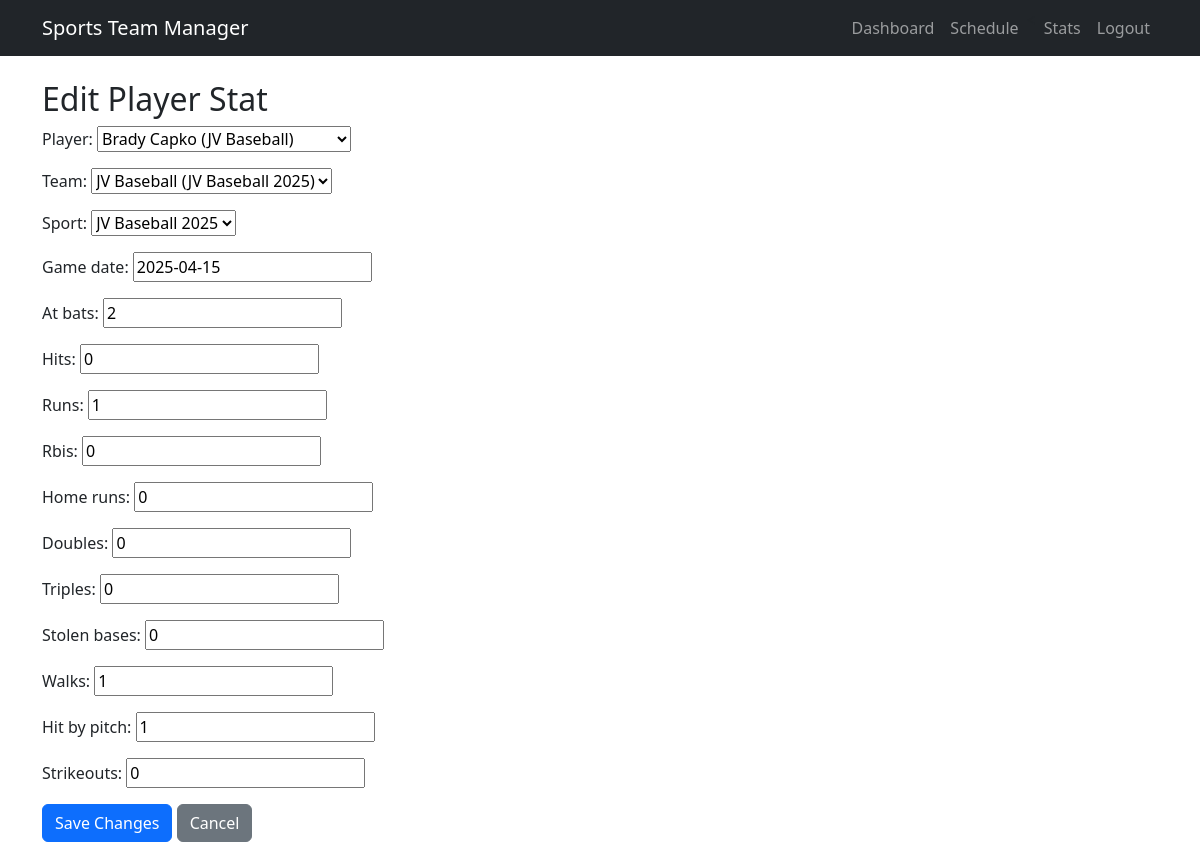
Screenshot of /player-stat/59/edit/ (signed in) with the database file from the repository.
### users/models.py (models this page shows, shortened)
class PlayerStat(models.Model):
    player = models.ForeignKey(Player, on_delete=models.CASCADE)
    team = models.ForeignKey(Team, on_delete=models.CASCADE)
    sport = models.ForeignKey(Sport, on_delete=models.CASCADE)
    game_date = models.DateField()
    at_bats = models.PositiveIntegerField(default=0)
    hits = models.PositiveIntegerField(default=0)
    runs = models.PositiveIntegerField(default=0)
    rbis = models.PositiveIntegerField(default=0)
    home_runs = models.PositiveIntegerField(default=0)
    doubles = models.PositiveIntegerField(default=0)
    triples = models.PositiveIntegerField(default=0)
    stolen_bases = models.PositiveIntegerField(default=0)
    walks = models.PositiveIntegerField(default=0)
    hit_by_pitch = models.PositiveIntegerField(default=0)
    strikeouts = models.PositiveIntegerField(default=0)

class Player(models.Model):
    full_name = models.CharField(max_length=100)
    team = models.ForeignKey(Team, on_delete=models.CASCADE)
    position = models.CharField(max_length=50)
    user = models.ForeignKey(
        settings.AUTH_USER_MODEL,
        on_delete=models.SET_NULL,
        null=True,
        blank=True  # <== Important: allows optional
    )
    def __str__(self):
        team_name = self.team.name if self.team else "No Team"
        return f"{self.full_name} ({team_name})"

### users/views.py (the view)
# urls.py: path('player-stat/<int:stat_id>/edit/', views.edit_player_stat, name='edit_player_stat'),
@login_required
def edit_player_stat(request, stat_id):
    stat = get_object_or_404(PlayerStat, id=stat_id)
    if request.method == 'POST':
        form = PlayerStatForm(request.POST, instance=stat, coach=request.user)
        if form.is_valid():
            form.save()
            messages.success(request, "Player stat updated successfully!")
            return redirect('player_game_log', player_id=stat.player.id)
    else:
        form = PlayerStatForm(instance=stat, coach=request.user)
    return render(request, 'users/edit_player_stat.html', {'form': form, 'stat': stat})

### users/forms.py
class PlayerStatForm(forms.ModelForm):
    class Meta:
        model = PlayerStat
        fields = [
            'player',
            'team',
            'sport',
            'game_date',
            'at_bats',
            'hits',
            'runs',
            'rbis',
            'home_runs',
            'doubles',
            'triples',
            'stolen_bases',
            'walks',
            'hit_by_pitch',
            'strikeouts',
        ]
    def __init__(self, *args, **kwargs):
        coach = kwargs.pop('coach', None)
        super().__init__(*args, **kwargs)
        if coach:
            self.fields['team'].queryset = Team.objects.filter(coach=coach)
            self.fields['player'].queryset = Player.objects.filter(team__coach=coach)
            self.fields['sport'].queryset = Sport.objects.filter(
                id__in=Team.objects.filter(coach=coach).values_list('sport', flat=True)
            )

### users/models.py (called while the page is built)
    def __str__(self):
        return self.name

    def __str__(self):
        return f"{self.name} ({self.sport.name})"

### users/templates/users/edit_player_stat.html (shortened to what this page needs)
{% extends "base.html" %}
{% block content %}
<h2>Edit Player Stat</h2>
<form method="post">
    {{ form.as_p }}
    <button type="submit" class="btn btn-primary">Save Changes</button>
    <a href="{% url 'player_game_log' stat.player.id %}" class="btn btn-secondary">Cancel</a>
</form>
{% endblock %}

### rows the page displays
PlayerStat: player "Brady Capko (JV Baseball)", sport "JV Baseball 2025", game_date "2025-04-15", at_bats "2", hits "0", runs "1", rbis "0", home_runs "0", doubles "0", triples "0", stolen_bases "0", walks "1", hit_by_pitch "1", strikeouts "0"
Player: team "JV Baseball (JV Baseball 2025)"
